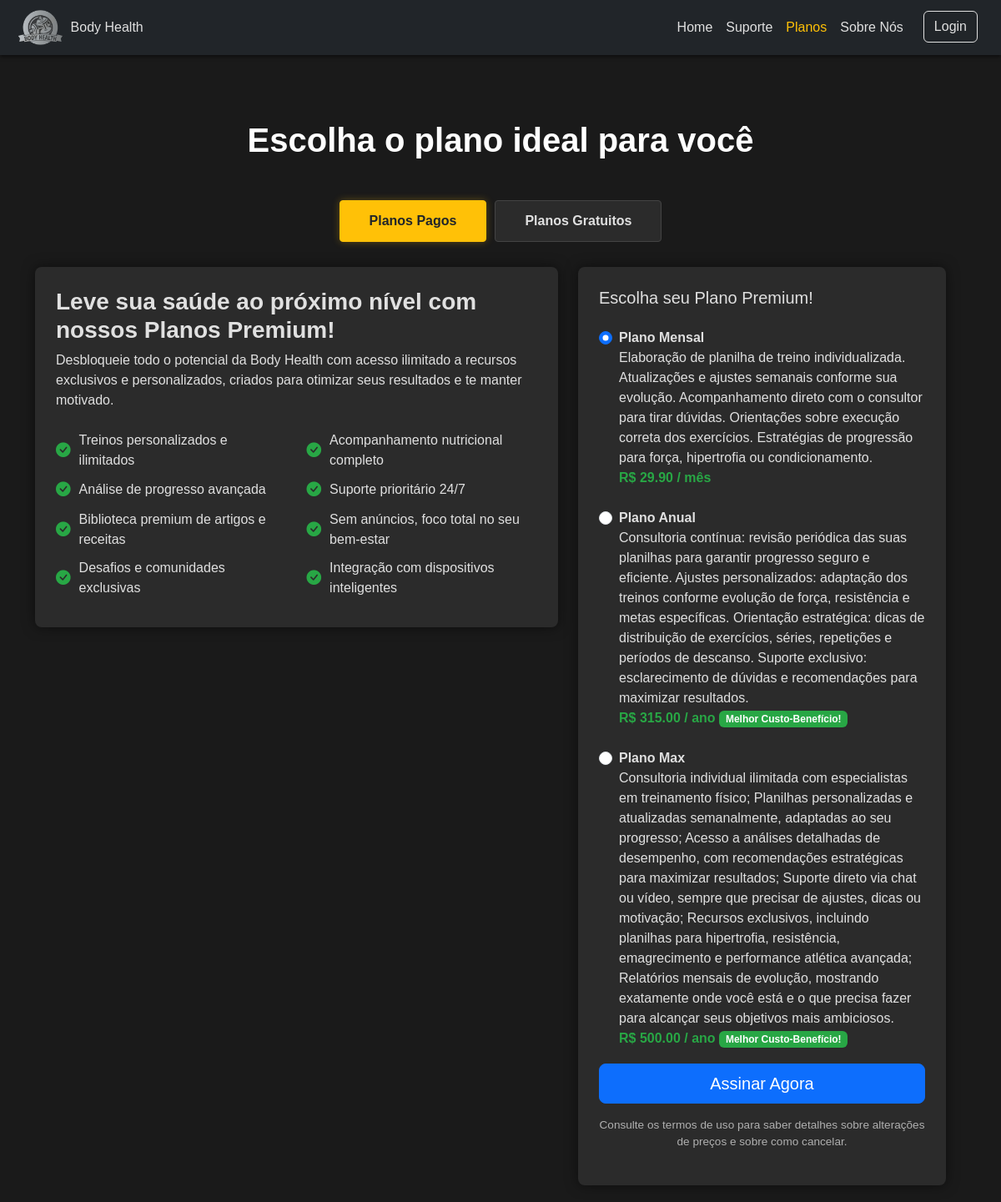
The page /planos on the database its author committed.
### tables this page shows
CREATE TABLE plano (
    id INTEGER PRIMARY KEY AUTOINCREMENT,
    nome TEXT NOT NULL,
    descricao TEXT,
    preco REAL NOT NULL,
    duracao_dias INTEGER NOT NULL,
    ativo INTEGER DEFAULT 1,
    data_criacao TIMESTAMP DEFAULT CURRENT_TIMESTAMP
);

### routes/__init__.py (the view)
    @app.get("/planos")
    async def planos(request: Request):
        try:
            todos_planos = plano_repo.obter_todos()
            planos_gratuitos = [p for p in todos_planos if p.preco == 0.0]
            planos_pagos = [p for p in todos_planos if p.preco > 0.0]
            planos_pagos.sort(key=lambda x: x.preco)
            planos_gratuitos.sort(key=lambda x: x.duracao_dias, reverse=True)
            print(f"[DEBUG] Total de planos: {len(todos_planos)}")
            print(f"[DEBUG] Planos gratuitos: {len(planos_gratuitos)}")
            print(f"[DEBUG] Planos pagos: {len(planos_pagos)}")
            return templates.TemplateResponse("inicio/planos.html", {
                "request": request,
                "todos_planos": todos_planos,
                "planos_gratuitos": planos_gratuitos,
                "planos_pagos": planos_pagos,
                "total_planos": len(todos_planos),
                "tem_planos_pagos": len(planos_pagos) > 0,
                "tem_planos_gratuitos": len(planos_gratuitos) > 0
            })
        except Exception as e:
            print(f"[ERRO] Erro ao carregar planos: {str(e)}")
            return templates.TemplateResponse("inicio/planos.html", {
                "request": request,
                "todos_planos": [],
                "planos_gratuitos": [],
                "planos_pagos": [],
                "total_planos": 0,
                "tem_planos_pagos": False,
                "tem_planos_gratuitos": False,
                "erro": "Erro ao carregar planos. Tente novamente mais tarde."
            })

### templates/inicio/planos.html (shortened to what this page needs)
{% extends 'layout.html' %}
{% block content %}
    <div class="container mt-5">
        <h1 class="text-center mb-5 fw-bold text-primary">Escolha o plano ideal para você</h1>
        <div class="plan-tabs" role="tablist">
            <label for="premium-tab" class="plan-tab-label" onclick="showTab('premium-content-section')">Planos Pagos</label>
            <label for="free-tab" class="plan-tab-label" onclick="showTab('free-content-section')">Planos Gratuitos</label>
        </div>
        <div class="tab-content-wrapper">
            <div id="premium-content-section" class="tab-content-section row">
                <div class="col-md-7">
                    <div class="plan-details-card">
                        <h3 class="fw-bold">Leve sua saúde ao próximo nível com nossos Planos Premium!</h3>
                        <p>Desbloqueie todo o potencial da Body Health com acesso ilimitado a recursos exclusivos e personalizados, criados para otimizar seus resultados e te manter motivado.</p>
                        <div class="row features mt-4">
                            <div class="col-12 col-md-6"><i class="bi bi-check-circle-fill"></i> Treinos personalizados e ilimitados</div>
                            <div class="col-12 col-md-6"><i class="bi bi-check-circle-fill"></i> Acompanhamento nutricional completo</div>
                            <div class="col-12 col-md-6"><i class="bi bi-check-circle-fill"></i> Análise de progresso avançada</div>
                            <div class="col-12 col-md-6"><i class="bi bi-check-circle-fill"></i> Suporte prioritário 24/7</div>
                            <div class="col-12 col-md-6"><i class="bi bi-check-circle-fill"></i> Biblioteca premium de artigos e receitas</div>
                            <div class="col-12 col-md-6"><i class="bi bi-check-circle-fill"></i> Sem anúncios, foco total no seu bem-estar</div>
                            <div class="col-12 col-md-6"><i class="bi bi-check-circle-fill"></i> Desafios e comunidades exclusivas</div>
                            <div class="col-12 col-md-6"><i class="bi bi-check-circle-fill"></i> Integração com dispositivos inteligentes</div>
                        </div>
                    </div>
                </div>
                <div class="col-md-5">
                    <div class="sidebar">
                        <h5>Escolha seu Plano Premium!</h5>
                        {% if planos_pagos %}
                            {% for plano in planos_pagos %}
                            <div class="form-check mt-4">
                                <input class="form-check-input" type="radio" name="assinatura" id="plano_{{ plano.id }}" value="{{ plano.preco }}" {% if loop.first %}checked{% endif %}>
                                <label class="form-check-label" for="plano_{{ plano.id }}">
                                    <strong>{{ plano.nome }}</strong><br>
                                    {{ plano.descricao }}<br>
                                    <strong class="text-success">R$ {{ "%.2f"|format(plano.preco) }}{% if plano.duracao_dias == 30 %} / mês{% elif plano.duracao_dias >= 365 %} / ano{% else %} / {{ plano.duracao_dias }} dias{% endif %}</strong>
                                    {% if plano.duracao_dias >= 365 %}
                                        <span class="badge bg-success">Melhor Custo-Benefício!</span>
                                    {% endif %}
                                </label>
                            </div>
                            {% endfor %}
                        {% else %}
                            <div class="alert alert-info">
                                <p>No momento não temos planos pagos disponíveis. Em breve teremos novidades!</p>
                            </div>
                        {% endif %}
                        {% if planos_pagos %}
                        <a href="/pagamento"><button class="btn btn-primary btn-lg w-100 mt-3">Assinar Agora</button></a>
                        <p class="mt-3 text-muted text-center" style="font-size: 0.85rem;">
                            Consulte os termos de uso para saber detalhes sobre alterações de preços e sobre como cancelar.
                        </p>
                        {% endif %}
                    </div>
                </div>
            </div>
        </div>
    </div>
{%endblock%}

### static/css/styles.css (style rules this page uses)
:root { --dark-bg: #1a1a1a; --dark-card-bg: #2b2b2b; --dark-text-color: #e0e0e0; --dark-muted-text: #b0b0b0; --dark-border-color: #444444; --dark-shadow-color: rgba(0, 0, 0, 0.5); --highlight-yellow: #ffc107; --highlight-green: #28a745; --highlight-red: #dc3545; --light-banner-bg-start: #ffffff; --light-banner-bg-end: #eaeaea; --light-banner-text: #000000; }
body { background-color: var(--dark-bg); color: var(--dark-text-color); font-family: Arial, sans-serif; padding-top: 0px; }
.text-primary { color: white !important; }
.text-success { color: var(--highlight-green) !important; }
.text-muted { color: var(--dark-muted-text) !important; }
.card-custom, .about-card, .support-card, .sidebar, .plan-details-card { background-color: var(--dark-card-bg); border-radius: 8px; padding: 25px; box-shadow: 0 0 15px var(--dark-shadow-color); margin-bottom: 20px; }
.plan-tabs { display: flex; justify-content: center; margin-bottom: 30px; gap: 10px; }
.plan-tab-label { border: 1px solid var(--dark-border-color); border-radius: 0.25rem; padding: 12px 35px; font-weight: bold; background-color: var(--dark-card-bg); color: var(--dark-text-color); cursor: pointer; transition: all 0.3s ease; text-align: center; user-select: none; }
.plan-tab-control:checked + .plan-tab-label { background-color: var(--highlight-yellow); color: #212529; border-color: var(--highlight-yellow); box-shadow: 0 0 10px rgba(255,193,7,0.3); }
.tab-content-section { display: none; width: 100%; }
.features i { font-size: 1.1rem; margin-right: 10px; color: var(--highlight-green); }
.features .col-12, .features .col-md-6 { display: flex; align-items: center; margin-bottom: 10px; }
.badge.bg-success { background-color: var(--highlight-green) !important; }

### rows shown on the page
plano: nome "Plano Mensal", descricao "Elaboração de planilha de treino individualizada. Atualizações e ajustes semanais conforme sua evolução. Acompanhamento direto com o consultor para tirar dúvidas. Orientações sobre execução correta dos exercícios. Estratégias de progressão para força, hipertrofia ou condicionamento.", preco "29.90", duracao_dias "/ mês"
plano: nome "Plano Anual", descricao "Consultoria contínua: revisão periódica das suas planilhas para garantir progresso seguro e eficiente. Ajustes personalizados: adaptação dos treinos conforme evolução de força, resistência e metas específicas. Orientação estratégica: dicas de distribuição de exercícios, séries, repetições e períodos de descanso. Suporte exclusivo: esclarecimento de dúvidas e recomendações para maximizar resultados.", preco "315.00", duracao_dias "/ ano"
plano: nome "Plano Max", descricao "Consultoria individual ilimitada com especialistas em treinamento físico; Planilhas personalizadas e atualizadas semanalmente, adaptadas ao seu progresso; Acesso a análises detalhadas de desempenho, com recomendações estratégicas para maximizar resultados; Suporte direto via chat ou vídeo, sempre que precisar de ajustes, dicas ou motivação; Recursos exclusivos, incluindo planilhas para hipertrofia, resistência, emagrecimento e performance atlética avançada; Relatórios mensais de evolução, mostrando exatamente onde você está e o que precisa fazer para alcançar seus objetivos mais ambiciosos.", preco "500.00", duracao_dias "/ ano"
